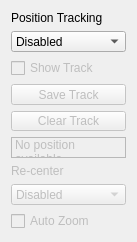
<?xml version="1.0" encoding="UTF-8"?>
<ui version="4.0">
 <class>CurrentLocationWidget</class>
 <widget class="QWidget" name="CurrentLocationWidget">
  <property name="geometry">
   <rect>
    <x>0</x>
    <y>0</y>
    <width>137</width>
    <height>237</height>
   </rect>
  </property>
  <property name="windowTitle">
   <string>Current Location</string>
  </property>
  <layout class="QVBoxLayout" name="verticalLayout">
   <item>
    <widget class="QLabel" name="projectionLabel_3">
     <property name="sizePolicy">
      <sizepolicy hsizetype="Preferred" vsizetype="Fixed">
       <horstretch>0</horstretch>
       <verstretch>0</verstretch>
      </sizepolicy>
     </property>
     <property name="text">
      <string>Position Tracking</string>
     </property>
     <property name="buddy">
      <cstring>positionTrackingComboBox</cstring>
     </property>
    </widget>
   </item>
   <item>
    <widget class="QComboBox" name="positionTrackingComboBox">
     <item>
      <property name="text">
       <string>Disabled</string>
      </property>
     </item>
    </widget>
   </item>
   <item>
    <widget class="QCheckBox" name="showTrackCheckBox">
     <property name="enabled">
      <bool>false</bool>
     </property>
     <property name="text">
      <string>Show Track</string>
     </property>
    </widget>
   </item>
   <item>
    <widget class="QPushButton" name="saveTrackPushButton">
     <property name="enabled">
      <bool>false</bool>
     </property>
     <property name="text">
      <string>Save Track</string>
     </property>
    </widget>
   </item>
   <item>
    <widget class="QPushButton" name="clearTrackPushButton">
     <property name="enabled">
      <bool>false</bool>
     </property>
     <property name="text">
      <string>Clear Track</string>
     </property>
    </widget>
   </item>
   <item>
    <widget class="QLabel" name="locationLabel">
     <property name="enabled">
      <bool>false</bool>
     </property>
     <property name="autoFillBackground">
      <bool>false</bool>
     </property>
     <property name="frameShape">
      <enum>QFrame::StyledPanel</enum>
     </property>
     <property name="frameShadow">
      <enum>QFrame::Sunken</enum>
     </property>
     <property name="text">
      <string>No position available.</string>
     </property>
     <property name="textFormat">
      <enum>Qt::RichText</enum>
     </property>
     <property name="wordWrap">
      <bool>true</bool>
     </property>
    </widget>
   </item>
   <item>
    <widget class="QLabel" name="recenterLabel">
     <property name="enabled">
      <bool>false</bool>
     </property>
     <property name="sizePolicy">
      <sizepolicy hsizetype="Preferred" vsizetype="Fixed">
       <horstretch>0</horstretch>
       <verstretch>0</verstretch>
      </sizepolicy>
     </property>
     <property name="toolTip">
      <string extracomment="Select the method to use to recenter your GPS location on map.">Select the method to use to re-center your GPS location on map.</string>
     </property>
     <property name="text">
      <string>Re-center</string>
     </property>
    </widget>
   </item>
   <item>
    <widget class="QComboBox" name="recenterComboBox">
     <property name="enabled">
      <bool>false</bool>
     </property>
     <item>
      <property name="text">
       <string extracomment="Disable Auto Recenter">Disabled</string>
      </property>
     </item>
     <item>
      <property name="text">
       <string extracomment="Always keep gps location at the center of the map">Keep at Center</string>
      </property>
     </item>
     <item>
      <property name="text">
       <string extracomment="Auto center when required">When required</string>
      </property>
     </item>
    </widget>
   </item>
   <item>
    <widget class="QCheckBox" name="autoZoomCheckBox">
     <property name="enabled">
      <bool>false</bool>
     </property>
     <property name="toolTip">
      <string extracomment="Auto Zoom to appropriate zoom level">Auto Zoom to appropriate zoom level</string>
     </property>
     <property name="text">
      <string>Auto Zoom</string>
     </property>
    </widget>
   </item>
   <item>
    <spacer name="verticalSpacer">
     <property name="orientation">
      <enum>Qt::Vertical</enum>
     </property>
     <property name="sizeHint" stdset="0">
      <size>
       <width>20</width>
       <height>20</height>
      </size>
     </property>
    </spacer>
   </item>
  </layout>
 </widget>
 <resources/>
 <connections/>
</ui>
